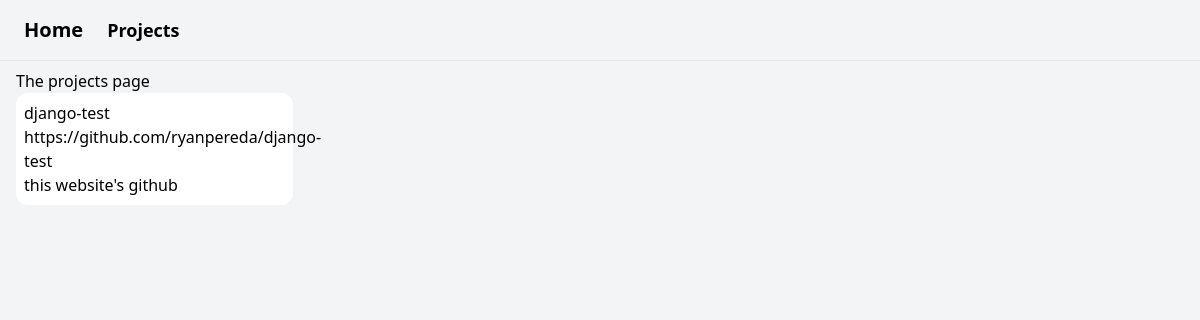
The page /projects/ on the database as committed earlier.
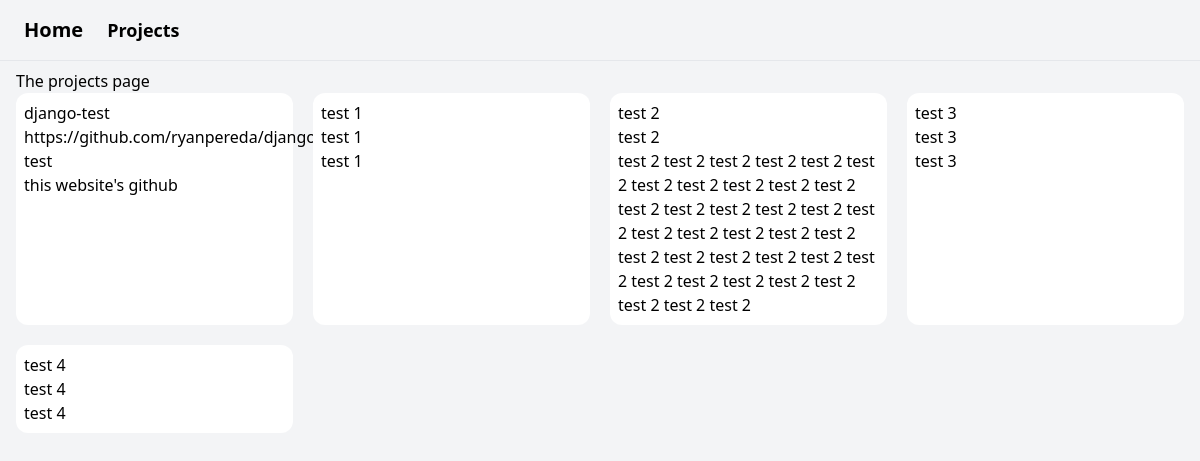
The same page on the database as committed later.
### item/models.py (models this page shows, shortened)
class Project(models.Model):
    name = models.CharField(max_length=255)
    link = models.CharField(max_length=255, blank=True, null=True)
    description = models.TextField(blank=True, null=True)

### core/views.py (the view)
# urls.py: path("projects/", views.projects, name='projects'),
def projects(request):
    projects = Project.objects.all()
    return render(request, 'core/projects.html', {
        'projects': projects,
    })

### core/templates/core/projects.html (shortened to what this page needs)
{% extends 'core/base.html' %}
{% block content %}
    <div class="px-4 py-2">
        <h1>The projects page</h1>
        <div class="grid grid-cols-4 gap-5">
            {% for project in projects %}
            <a href="{{ project.link }}" class="bg-white rounded-xl px-2 py-2">
                <p>{{ project.name }}</p>
                <p>{{ project.link }}</p>
                <p>{{ project.description }}</p>
            </a>
            {% endfor %}
        </div>
    </div>
{% endblock %}

Rows that differ between the two databases and show on the page:
added Project: name "test 1", link "test 1", description "test 1"
added Project: name "test 2", link "test 2", description "test 2 test 2 test 2 test 2 test 2 test 2 test 2 test 2 test 2 test 2 test 2 test 2 test 2 test 2 test 2 test 2 test 2 test 2 test 2 test 2 test 2 test 2 test 2 test 2 test 2 test 2 test 2 test 2 test 2 test 2 test 2 test 2 test 2 test 2 test 2 test 2"
added Project: name "test 3", link "test 3", description "test 3"
added Project: name "test 4", link "test 4", description "test 4"
